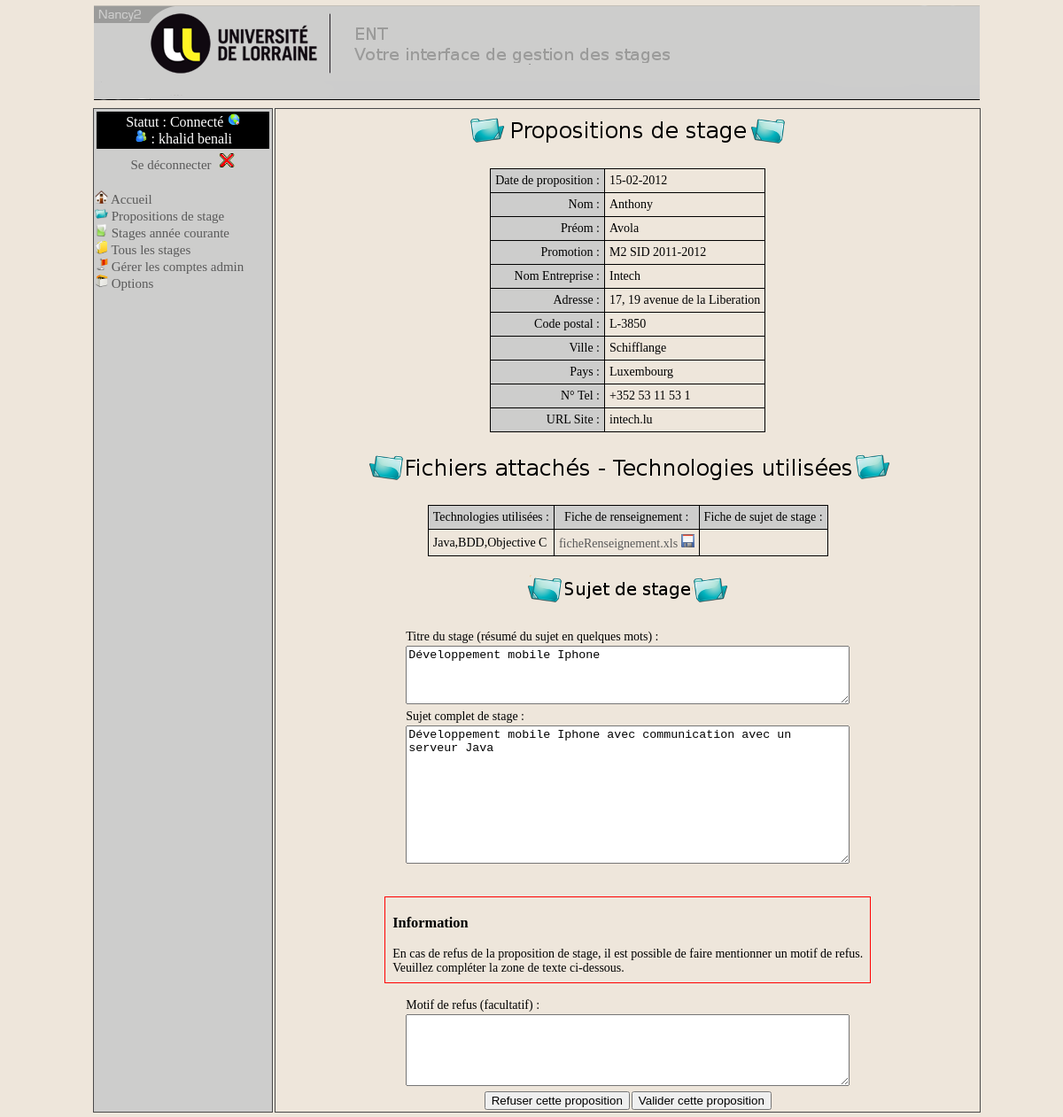
Screenshot of /?action=detailProp&idprop=90 (signed in) with the database file from the repository.
### tables this page shows
CREATE TABLE IF NOT EXISTS `proposition` (
  `idproposition` int(11) NOT NULL AUTO_INCREMENT,
  `identreprise` int(11) DEFAULT NULL,
  `idutilisateur` int(11) NOT NULL,
  `idstage` int(11) DEFAULT NULL,
  `nomentreprisep` varchar(50) DEFAULT NULL,
  `dateproposition` date DEFAULT NULL,
  `adresseentreprisep` varchar(200) DEFAULT NULL,
  `villeentreprisep` varchar(50) DEFAULT NULL,
  `codepostalentreprisep` varchar(50) DEFAULT NULL,
  `paysentreprisep` varchar(50) DEFAULT NULL,
  `numerotelephonep` varchar(50) DEFAULT NULL,
  `urlsiteinternetp` varchar(50) DEFAULT NULL,
  `sujetstagep` text,
  `titrestagep` varchar(200) NOT NULL,
  `technostagep` varchar(200) NOT NULL,
  `raisonrefus` text NOT NULL,
  `etat` varchar(50) DEFAULT NULL,
  PRIMARY KEY (`idproposition`),
  KEY `fk_propoentreprise` (`identreprise`),
  KEY `fk_propositionstage2` (`idstage`),
  KEY `fk_utilisateur_proposition` (`idutilisateur`)
);

CREATE TABLE IF NOT EXISTS `utilisateur` (
  `idutilisateur` int(11) NOT NULL AUTO_INCREMENT,
  `idpromotion` int(11) NOT NULL,
  `mailutilisateur` varchar(50) DEFAULT NULL,
  `passwordutilisateur` varchar(50) DEFAULT NULL,
  `passwordutilisateurtmp` varchar(50) NOT NULL,
  `nomutilisateur` varchar(50) DEFAULT NULL,
  `prenomutilisateur` varchar(50) DEFAULT NULL,
  `numetudiant` varchar(50) DEFAULT NULL,
  `idConfirmationMail` varchar(100) NOT NULL,
  `admin` tinyint(1) DEFAULT NULL,
  PRIMARY KEY (`idutilisateur`),
  KEY `fk_utilisateurpromotion` (`idpromotion`)
);

CREATE TABLE IF NOT EXISTS `promotion` (
  `idpromotion` int(11) NOT NULL AUTO_INCREMENT,
  `nompromotion` varchar(50) DEFAULT NULL,
  `accesentreprises` tinyint(1) DEFAULT NULL,
  PRIMARY KEY (`idpromotion`)
);

CREATE TABLE IF NOT EXISTS `entreprise` (
  `identreprise` int(11) NOT NULL AUTO_INCREMENT,
  `nomentreprise` varchar(50) DEFAULT NULL,
  `adresseentreprise` varchar(200) DEFAULT NULL,
  `villeentreprise` varchar(50) DEFAULT NULL,
  `codepostalentreprise` varchar(50) DEFAULT NULL,
  `paysentreprise` varchar(50) DEFAULT NULL,
  `numerotelephone` varchar(50) DEFAULT NULL,
  `numerosiret` varchar(17) DEFAULT NULL,
  `urlsiteinternet` varchar(50) DEFAULT NULL,
  `statutjuridique` varchar(50) DEFAULT NULL,
  PRIMARY KEY (`identreprise`)
);

CREATE TABLE IF NOT EXISTS `ficherenseignement` (
  `id` int(11) NOT NULL AUTO_INCREMENT,
  `nomoriginal` varchar(300) NOT NULL,
  `nomunique` varchar(100) NOT NULL,
  `idproposition` int(11) NOT NULL,
  `idstage` int(11) NOT NULL,
  `type` varchar(100) NOT NULL,
  PRIMARY KEY (`id`)
);

### Pages/Vue/VueCorpsResponsable.php (the view, shortened to what the rows shown need)
<?php
require_once(RACINE_VUE.'Fonctions.php');
function genererDetailProposition($proposition, $modeleFicheRenseignement, $modeleSujetStage, $tabTechno) {
    $corps = "";
    if ($proposition != NULL) {
        $corps = "<td id = \"corps\">
            <table>
                </table><br/>
            <form method=\"post\" action=\"" . RACINE . "?action=validerProp&idprop=" . $proposition->getIdProposition() . "\">
            <table class=\"detail_prop_stage\">
            <tr>
                <td class=\"detail_prop_stage_colg\">
                    Date de proposition :
                </td>
                <td class=\"detail_prop_stage_cold\">
                    " . convertirDateENFR($proposition->getDateProposition()) . "
                </td>
            </tr>
            <tr>
                <td class=\"detail_prop_stage_colg\">
                    Nom :
                </td>
                <td class=\"detail_prop_stage_cold\">
                    " . $proposition->getEtudiant()->getNom() . "
                </td>
            </tr>
            <tr>
                <td class=\"detail_prop_stage_colg\">
                    Pr&eacute;om :
                </td>
                <td class=\"detail_prop_stage_cold\">
                    " . $proposition->getEtudiant()->getPrenom() . "
                </td>
            </tr>
            <tr>
                <td class=\"detail_prop_stage_colg\">
                    Promotion :
                </td>
                <td class=\"detail_prop_stage_cold\">
                    " . $proposition->getPromotionEtudiant() . "
                </td>
            </tr>
            <tr>
                <td class=\"detail_prop_stage_colg\">
                    Nom Entreprise :
                </td>
                <td class=\"detail_prop_stage_cold\">
                    " . $proposition->getNomEntreprise() . "
                </td>
            </tr>
            <tr>
                <td class=\"detail_prop_stage_colg\">
                    Adresse :
                </td>
                <td class=\"detail_prop_stage_cold\">
                    " . $proposition->getAdresseEntreprise() . "
                </td>
            </tr>
            <tr>
                <td class=\"detail_prop_stage_colg\">
                    Code postal :
                </td>
                <td class=\"detail_prop_stage_cold\">
                    " . $proposition->getCodePostal() . "
                </td>
            </tr>
            <tr>
                <td class=\"detail_prop_stage_colg\">
                    Ville :
                </td>
                <td class=\"detail_prop_stage_cold\">
                    " . $proposition->getVille() . "
                </td>
            </tr>
            <tr>
                <td class=\"detail_prop_stage_colg\">
                    Pays :
                </td>
                <td class=\"detail_prop_stage_cold\">
                    " . $proposition->getPays() . "
                </td>
            </tr>
            <tr>
                <td class=\"detail_prop_stage_colg\">
                    N&deg; Tel :
                </td>
                <td class=\"detail_prop_stage_cold\">
                    " . $proposition->getNumTelephone() . "
                </td>
            </tr>
            <tr>
                <td class=\"detail_prop_stage_colg\">
                    URL Site :
                </td>
                <td class=\"detail_prop_stage_cold\">
                    " . $proposition->getUrlSite() . "
                </td>
            </tr>
            </table>";
            $corps .="<br/><table>
                    <tr>
                        <td class=\"titre\">
                            <img src=\"Images/fichiers_attaches_techno.png\" alt=\"titre\">
                        </td>
                    </tr>
                </table><br/>
            <table class=\"detail_prop_stage\">
                <tr>
                    <td class=\"detail_prop_stage_colh\">
                        Technologies utilisées :</td>
                    <td class=\"detail_prop_stage_colh\">
                        Fiche de renseignement :
                    </td>
                    <td class=\"detail_prop_stage_colh\">
                        Fiche de sujet de stage :
                    </td>
                </tr>
                <tr>
                    <td class=\"detail_prop_stage_cold\">
                        ";
                        $technoConcat = "";
                        if($tabTechno != null){
                            foreach($tabTechno as $techno){
                                $technoConcat .= $techno->getNom() .",";
                            }
                        }
                        $technoConcat .= $proposition->getTechnoStage();
                        $corps .= $technoConcat."
                    </td>
                    <td class=\"detail_prop_stage_cold\">
                        ";
                        if ($modeleFicheRenseignement != null) {
                            $corps .= "<a href=\"" . RACINE . "?action=telechargement&type=renseignement&estUneProposition&id=" . $proposition->getIdProposition() . "\">" . $modeleFicheRenseignement->getNomOriginal() . "</a>
                            <a href=\"" . RACINE . "?action=telechargement&type=renseignement&estUneProposition&id=" . $proposition->getIdProposition() . "\"><img src = \"".RACINE_IMAGE."disquette.png\" /></a>";
                        }
                        $corps.="
                    </td>
                    <td class=\"detail_prop_stage_cold\">";
                        $corps.="
                    </td>
                </tr>
            </table>";
            $corps .="
            <br/><table>
                    <tr>
                        <td class=\"titre\">
                            <img src=\"Images/sujet_stage2.png\" alt=\"titre\">
                        </td>
                    </tr>
                </table><br/>
            <table class=\"detail_prop_stage\">
                <tr>
                    <td>
                        Titre du stage (résumé du sujet en quelques mots) :
                    </td>
                </tr>
                <tr>
                    <td>
                        <textarea rows=\"4\" cols=\"60\" readonly=\"true\" id=\"sujetStage\" name=\"titreSujetStage\" >" . $proposition->getTitreStage() . "</textarea>
                    </td>
                </tr>
            </table>
            <table class=\"detail_prop_stage\">
                <tr>
                    <td>
                        Sujet complet de stage :
                    </td>
                </tr>
                <tr>
                    <td>
                        <textarea rows=\"10\" cols=\"60\" readonly=\"true\" id=\"sujetStage\" name=\"sujetStage\" >" . $proposition->getSujet() . "</textarea>
                    </td>
                </tr>
            </table>";
        $corps .= "
            <br/><br/>
            <table class=\"information\">
                    <tr>
                        <td>
                        <h3>Information</h3>
                        En cas de refus de la proposition de stage, il est possible de faire mentionner un motif de refus.<br/>
                        Veuillez compl&eacute;ter la zone de texte ci-dessous.<br/>
                    </td>
                </tr>
            </table>
            <br/><br:>
            <table class=\"detail_prop_stage\">
                <tr>
                    <td>
                        Motif de refus (facultatif) :
                    </td>
                </tr>
                <tr>
                    <td>
                        <textarea rows=\"5\" cols=\"60\" id=\"raisonrefus\" name=\"raisonrefus\"></textarea>
                    </td>
                </tr>
            </table>
            <table class=\"detail_prop_stage\">
                <tr>
                    <td>
                        <input id=\"submit_refus_prop\" type=\"submit\" name=\"refuser\" value=\"Refuser cette proposition\"/>
                    </td>
                    <td>
                        <input id=\"submit_valid_prop\" type=\"submit\" name=\"valider\" value=\"Valider cette proposition\"/>
                    </td>
                </tr>
            </table>
            </td>
                </tr>
            </table>
            </form>
        ";
    }
    return $corps;
}
?>

### rows the page displays
proposition: dateproposition "15-02-2012", idutilisateur.prenomutilisateur "Anthony", idutilisateur.nomutilisateur "Avola", promotion.nompromotion "M2 SID 2011-2012", titreSujetStage "Développement mobile Iphone", sujetStage "Développement mobile Iphone avec communication avec un serveur Java"
entreprise: nomentreprise "Intech", adresseentreprise "17, 19 avenue de la Liberation", codepostalentreprise "L-3850", villeentreprise "Schifflange", paysentreprise "Luxembourg", numerotelephone "+352 53 11 53 1", urlsiteinternet "intech.lu"
ficherenseignement: nomoriginal "ficheRenseignement.xls"

### other values shown
$_SESSION['prenom'] "khalid"
$_SESSION['nom'] "benali"
$technoConcat "Java,BDD,Objective C"
